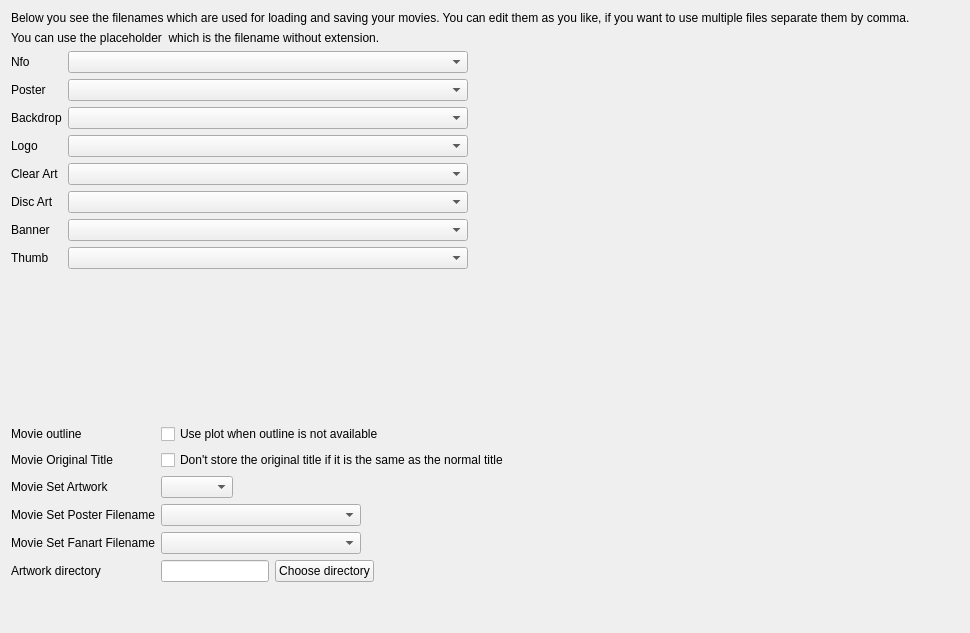
<?xml version="1.0" encoding="UTF-8"?>
<ui version="4.0">
 <class>MovieSettingsWidget</class>
 <widget class="QWidget" name="MovieSettingsWidget">
  <property name="geometry">
   <rect>
    <x>0</x>
    <y>0</y>
    <width>970</width>
    <height>633</height>
   </rect>
  </property>
  <layout class="QVBoxLayout" name="verticalLayout_6" stretch="0,0,1,0,0">
   <item>
    <widget class="QLabel" name="lblFilenameDescription">
     <property name="text">
      <string>Below you see the filenames which are used for loading and saving your movies. You can edit them as you like, if you want to use multiple files separate them by comma.</string>
     </property>
     <property name="wordWrap">
      <bool>true</bool>
     </property>
    </widget>
   </item>
   <item>
    <widget class="QLabel" name="lblPlaceholders">
     <property name="text">
      <string>You can use the placeholder &lt;baseFileName&gt; which is the filename without extension.</string>
     </property>
     <property name="wordWrap">
      <bool>true</bool>
     </property>
    </widget>
   </item>
   <item>
    <layout class="QFormLayout" name="formMovieFilenames">
     <property name="fieldGrowthPolicy">
      <enum>QFormLayout::FieldGrowthPolicy::ExpandingFieldsGrow</enum>
     </property>
     <item row="0" column="0">
      <widget class="QLabel" name="lblNfo">
       <property name="text">
        <string>Nfo</string>
       </property>
      </widget>
     </item>
     <item row="1" column="0">
      <widget class="QLabel" name="lblPoster">
       <property name="text">
        <string>Poster</string>
       </property>
      </widget>
     </item>
     <item row="2" column="0">
      <widget class="QLabel" name="lblBackdrop">
       <property name="text">
        <string>Backdrop</string>
       </property>
      </widget>
     </item>
     <item row="3" column="0">
      <widget class="QLabel" name="lblLogo">
       <property name="text">
        <string>Logo</string>
       </property>
      </widget>
     </item>
     <item row="4" column="0">
      <widget class="QLabel" name="lblClearArt">
       <property name="text">
        <string>Clear Art</string>
       </property>
      </widget>
     </item>
     <item row="5" column="0">
      <widget class="QLabel" name="lblDiscArt">
       <property name="text">
        <string>Disc Art</string>
       </property>
      </widget>
     </item>
     <item row="0" column="1">
      <widget class="PlaceholderLineEdit" name="movieNfo">
       <property name="sizePolicy">
        <sizepolicy hsizetype="MinimumExpanding" vsizetype="Fixed">
         <horstretch>0</horstretch>
         <verstretch>0</verstretch>
        </sizepolicy>
       </property>
       <property name="minimumSize">
        <size>
         <width>200</width>
         <height>0</height>
        </size>
       </property>
       <property name="maximumSize">
        <size>
         <width>400</width>
         <height>16777215</height>
        </size>
       </property>
      </widget>
     </item>
     <item row="1" column="1">
      <widget class="PlaceholderLineEdit" name="moviePoster">
       <property name="sizePolicy">
        <sizepolicy hsizetype="MinimumExpanding" vsizetype="Fixed">
         <horstretch>0</horstretch>
         <verstretch>0</verstretch>
        </sizepolicy>
       </property>
       <property name="minimumSize">
        <size>
         <width>200</width>
         <height>0</height>
        </size>
       </property>
       <property name="maximumSize">
        <size>
         <width>400</width>
         <height>16777215</height>
        </size>
       </property>
      </widget>
     </item>
     <item row="2" column="1">
      <widget class="PlaceholderLineEdit" name="movieBackdrop">
       <property name="sizePolicy">
        <sizepolicy hsizetype="MinimumExpanding" vsizetype="Fixed">
         <horstretch>0</horstretch>
         <verstretch>0</verstretch>
        </sizepolicy>
       </property>
       <property name="minimumSize">
        <size>
         <width>200</width>
         <height>0</height>
        </size>
       </property>
       <property name="maximumSize">
        <size>
         <width>400</width>
         <height>16777215</height>
        </size>
       </property>
      </widget>
     </item>
     <item row="3" column="1">
      <widget class="PlaceholderLineEdit" name="movieLogo">
       <property name="sizePolicy">
        <sizepolicy hsizetype="MinimumExpanding" vsizetype="Fixed">
         <horstretch>0</horstretch>
         <verstretch>0</verstretch>
        </sizepolicy>
       </property>
       <property name="minimumSize">
        <size>
         <width>200</width>
         <height>0</height>
        </size>
       </property>
       <property name="maximumSize">
        <size>
         <width>400</width>
         <height>16777215</height>
        </size>
       </property>
      </widget>
     </item>
     <item row="4" column="1">
      <widget class="PlaceholderLineEdit" name="movieClearArt">
       <property name="sizePolicy">
        <sizepolicy hsizetype="MinimumExpanding" vsizetype="Fixed">
         <horstretch>0</horstretch>
         <verstretch>0</verstretch>
        </sizepolicy>
       </property>
       <property name="minimumSize">
        <size>
         <width>200</width>
         <height>0</height>
        </size>
       </property>
       <property name="maximumSize">
        <size>
         <width>400</width>
         <height>16777215</height>
        </size>
       </property>
      </widget>
     </item>
     <item row="5" column="1">
      <widget class="PlaceholderLineEdit" name="movieCdArt">
       <property name="sizePolicy">
        <sizepolicy hsizetype="MinimumExpanding" vsizetype="Fixed">
         <horstretch>0</horstretch>
         <verstretch>0</verstretch>
        </sizepolicy>
       </property>
       <property name="minimumSize">
        <size>
         <width>200</width>
         <height>0</height>
        </size>
       </property>
       <property name="maximumSize">
        <size>
         <width>400</width>
         <height>16777215</height>
        </size>
       </property>
      </widget>
     </item>
     <item row="6" column="0">
      <widget class="QLabel" name="lblBanner">
       <property name="text">
        <string>Banner</string>
       </property>
      </widget>
     </item>
     <item row="7" column="0">
      <widget class="QLabel" name="lblThumb">
       <property name="text">
        <string>Thumb</string>
       </property>
      </widget>
     </item>
     <item row="6" column="1">
      <widget class="PlaceholderLineEdit" name="movieBanner">
       <property name="sizePolicy">
        <sizepolicy hsizetype="MinimumExpanding" vsizetype="Fixed">
         <horstretch>0</horstretch>
         <verstretch>0</verstretch>
        </sizepolicy>
       </property>
       <property name="minimumSize">
        <size>
         <width>200</width>
         <height>0</height>
        </size>
       </property>
       <property name="maximumSize">
        <size>
         <width>400</width>
         <height>16777215</height>
        </size>
       </property>
      </widget>
     </item>
     <item row="7" column="1">
      <widget class="PlaceholderLineEdit" name="movieThumb">
       <property name="sizePolicy">
        <sizepolicy hsizetype="MinimumExpanding" vsizetype="Fixed">
         <horstretch>0</horstretch>
         <verstretch>0</verstretch>
        </sizepolicy>
       </property>
       <property name="minimumSize">
        <size>
         <width>200</width>
         <height>0</height>
        </size>
       </property>
       <property name="maximumSize">
        <size>
         <width>400</width>
         <height>16777215</height>
        </size>
       </property>
      </widget>
     </item>
    </layout>
   </item>
   <item>
    <layout class="QFormLayout" name="formMovieSettings">
     <property name="fieldGrowthPolicy">
      <enum>QFormLayout::FieldGrowthPolicy::FieldsStayAtSizeHint</enum>
     </property>
     <item row="0" column="0">
      <widget class="QLabel" name="lblMovieOutline">
       <property name="text">
        <string>Movie outline</string>
       </property>
      </widget>
     </item>
     <item row="0" column="1">
      <widget class="QCheckBox" name="usePlotForOutline">
       <property name="text">
        <string>Use plot when outline is not available</string>
       </property>
      </widget>
     </item>
     <item row="2" column="0">
      <widget class="QLabel" name="lblMovieSetArtwork">
       <property name="text">
        <string>Movie Set Artwork</string>
       </property>
      </widget>
     </item>
     <item row="2" column="1">
      <widget class="QComboBox" name="comboMovieSetArtwork"/>
     </item>
     <item row="3" column="0">
      <widget class="QLabel" name="lblMovieSetPosterFilename">
       <property name="text">
        <string>Movie Set Poster Filename</string>
       </property>
      </widget>
     </item>
     <item row="3" column="1">
      <widget class="PlaceholderLineEdit" name="movieSetPosterFileName">
       <property name="sizePolicy">
        <sizepolicy hsizetype="MinimumExpanding" vsizetype="Fixed">
         <horstretch>0</horstretch>
         <verstretch>0</verstretch>
        </sizepolicy>
       </property>
       <property name="minimumSize">
        <size>
         <width>200</width>
         <height>0</height>
        </size>
       </property>
       <property name="maximumSize">
        <size>
         <width>400</width>
         <height>16777215</height>
        </size>
       </property>
       <property name="currentText">
        <string notr="true"/>
       </property>
       <property name="placeholders" stdset="0">
        <stringlist notr="true">
         <string>setName</string>
        </stringlist>
       </property>
      </widget>
     </item>
     <item row="4" column="0">
      <widget class="QLabel" name="lblMovieSetFanartFilename">
       <property name="text">
        <string>Movie Set Fanart Filename</string>
       </property>
      </widget>
     </item>
     <item row="4" column="1">
      <widget class="PlaceholderLineEdit" name="movieSetFanartFileName">
       <property name="sizePolicy">
        <sizepolicy hsizetype="MinimumExpanding" vsizetype="Fixed">
         <horstretch>0</horstretch>
         <verstretch>0</verstretch>
        </sizepolicy>
       </property>
       <property name="minimumSize">
        <size>
         <width>200</width>
         <height>0</height>
        </size>
       </property>
       <property name="maximumSize">
        <size>
         <width>400</width>
         <height>16777215</height>
        </size>
       </property>
       <property name="currentText">
        <string/>
       </property>
       <property name="placeholders" stdset="0">
        <stringlist notr="true">
         <string>setName</string>
        </stringlist>
       </property>
      </widget>
     </item>
     <item row="5" column="0">
      <widget class="QLabel" name="labelMovieSetArtworkDir">
       <property name="text">
        <string>Artwork directory</string>
       </property>
      </widget>
     </item>
     <item row="5" column="1">
      <layout class="QHBoxLayout" name="horizontalLayout_2">
       <item>
        <widget class="QLineEdit" name="movieSetArtworkDir"/>
       </item>
       <item>
        <widget class="QPushButton" name="btnMovieSetArtworkDir">
         <property name="text">
          <string>Choose directory</string>
         </property>
        </widget>
       </item>
      </layout>
     </item>
     <item row="1" column="0">
      <widget class="QLabel" name="lblAlwaysStoreOriginalTitle">
       <property name="text">
        <string>Movie Original Title</string>
       </property>
      </widget>
     </item>
     <item row="1" column="1">
      <widget class="QCheckBox" name="ignoreDuplicateOriginalTitle">
       <property name="text">
        <string>Don't store the original title if it is the same as the normal title</string>
       </property>
      </widget>
     </item>
    </layout>
   </item>
   <item>
    <spacer name="verticalSpacer">
     <property name="orientation">
      <enum>Qt::Vertical</enum>
     </property>
     <property name="sizeHint" stdset="0">
      <size>
       <width>20</width>
       <height>40</height>
      </size>
     </property>
    </spacer>
   </item>
  </layout>
 </widget>
 <customwidgets>
  <customwidget>
   <class>PlaceholderLineEdit</class>
   <extends>QComboBox</extends>
   <header location="global">ui/small_widgets/PlaceholderLineEdit.h</header>
  </customwidget>
 </customwidgets>
 <resources/>
 <connections/>
</ui>
